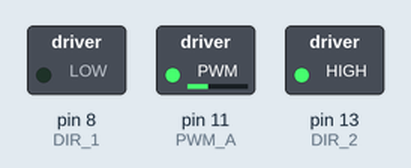
The sketch below on a simulated Arduino Uno, built with avr-gcc and run on an emulated ATmega328P. Parts: switched loads named in the sketch (green lamp = pin HIGH). What the sketch prints to the serial monitor is not drawn.

Above: at 0.1 s.
Timing chart, 0 to 1.6 s (numbered marks = the images above):
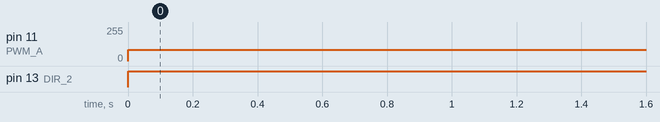

Measured:
- by itself, pin 11 (PWM_A): 0/255 → 85/255 at 0.00 s
- by itself, pin 13 (DIR_2): LOW → HIGH at 0.00 s

The sketch:

distanceMoving.ino
```cpp
// To use it, open serial monitor and type a distance in, inputs can be "2","10", "-33" etc.


const int encoder0PinA = 18; //Channel A of the encoder
const int encoder0PinB = 19; //Channel B of the encoder
const int PWM_A =11;  //PWM for signal control
const int DIR_1 = 8;  //Direction Control, they should be (1,0) or (0,1) for movement
const int DIR_2 = 13;  //Direction control

//For debouncing
unsigned long A_last_button_time = 0;
unsigned long A_button_time = 0;
int Debounce_time = 0; // Time between trips of encoder are allowed in microsecounds

int A_count = 10; //Position with Respect to srart

int motor_pwm = 85; // How much power to move, 0-255 range

int distances[] = {50, -50, 50 -50, 50, -50, 50 -50, 50, -50, 50 -50, 50, -50, 50 -50, 50, -50, 50 -50, 50, -50, 50 -50, 50, -50, 50 -50, 50, -50, 50 -50, 50, -50, 50 -50, 50, -50, 50 -50, 100, -100, 200, -200, 300, -300, 700, -700, 1500, -1500};
int dummy = 0;


void setup() {
  //pinMode(encoder0PinA, INPUT_PULLUP);
  //pinMode(encoder0PinB, INPUT_PULLUP);
  pinMode(PWM_A, OUTPUT);
  pinMode(DIR_1, OUTPUT);
  pinMode(DIR_2, OUTPUT);
  attachInterrupt(digitalPinToInterrupt(encoder0PinA), A_Channel_Incrementor, FALLING); //Interrupt on A channel

  // initialize serial communication at 9600 bits per second:
  Serial.begin(115200);
  Serial.println("Let's Go");
  }

void loop() {
  // put your main code here, to run repeatedly:
  moveByNUmber();
}

void moveByNUmber(){
  Serial.println("Tpye distance to move:");

  ///If distance from keyboard
  //int distance = input();

  //if distance from array
  int distance = distances[dummy];
  dummy = dummy + 1;

  int goal = A_count + distance;
  if(distance > 0){
    //Go forward outputs
    Serial.println("Going forward");
    analogWrite(PWM_A, motor_pwm);
    digitalWrite(DIR_1, LOW);
    digitalWrite(DIR_2, HIGH);
  }else{
    //Outputs to go back
    analogWrite(PWM_A, motor_pwm);
    digitalWrite(DIR_1, LOW);
    digitalWrite(DIR_2, LOW);
  }
  while(A_count != goal){
    Serial.println("G:" + String(goal) + ", Current: " + String(A_count));
  }
  analogWrite(PWM_A, 0);
  Serial.println("At the goal");
  }

//Called by the Interrupt for A_Rising
void A_Channel_Incrementor(){
  //Serial.println("Interrupt here");
  //delay(0);
  A_button_time = micros();//millis() //millisecconds

  //check to see if increment() was called in the last 100 microseconds
  if (A_button_time - A_last_button_time > Debounce_time)
  {
    Serial.println("A: " + String(digitalRead(encoder0PinA)) + ", B:" + String(digitalRead(encoder0PinB)));
    //On falling edge of channel A, use the state of B to determine direction.
    if (digitalRead(encoder0PinB) == HIGH) {
        //Serial.println("#####");
        A_count = A_count + 1;
    }
    else{
      A_count = A_count - 1;
    }
    //Serial.println("Ticks counted: " + String(A_count));
    A_last_button_time = A_button_time;
  }
}


//Taking input from srial
int input() {
  String inString = "";
  while(Serial.available() == 0) { }
  delay(100);
  while (Serial.available() > 0) {
    delay(100);
    int inChar = Serial.read();
    Serial.println("Read Char: " + String(inChar));
    inString += (char)inChar;

  }
  int output = inString.toInt();
  Serial.println("The output is:" + String(output));
  return output;

  }
```
